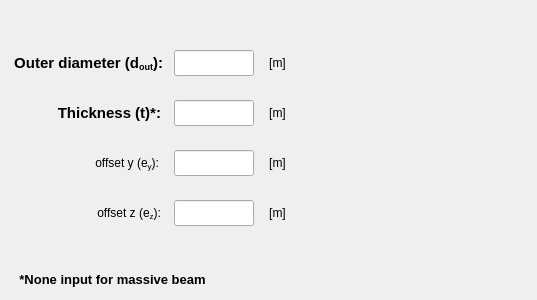
      <widget class="QWidget" name="tab_circular_section">
       <attribute name="title">
        <string>Circular</string>
       </attribute>
       <widget class="QLabel" name="label_7">
        <property name="geometry">
         <rect>
          <x>300</x>
          <y>30</y>
          <width>228</width>
          <height>260</height>
         </rect>
        </property>
        <property name="text">
         <string/>
        </property>
        <property name="pixmap">
         <pixmap>../../../figures/Circular.PNG</pixmap>
        </property>
        <property name="scaledContents">
         <bool>true</bool>
        </property>
       </widget>
       <widget class="QLabel" name="label_8">
        <property name="geometry">
         <rect>
          <x>10</x>
          <y>268</y>
          <width>205</width>
          <height>23</height>
         </rect>
        </property>
        <property name="font">
         <font>
          <pointsize>10</pointsize>
          <weight>75</weight>
          <bold>true</bold>
         </font>
        </property>
        <property name="text">
         <string>&lt;html&gt;&lt;head/&gt;&lt;body&gt;&lt;p align=&quot;center&quot;&gt;*None input for massive beam&lt;/p&gt;&lt;/body&gt;&lt;/html&gt;</string>
        </property>
       </widget>
       <widget class="QLabel" name="label_43">
        <property name="geometry">
         <rect>
          <x>8</x>
          <y>50</y>
          <width>155</width>
          <height>26</height>
         </rect>
        </property>
        <property name="minimumSize">
         <size>
          <width>155</width>
          <height>26</height>
         </size>
        </property>
        <property name="maximumSize">
         <size>
          <width>155</width>
          <height>26</height>
         </size>
        </property>
        <property name="font">
         <font>
          <family>Arial</family>
          <pointsize>11</pointsize>
          <weight>75</weight>
          <italic>false</italic>
          <bold>true</bold>
         </font>
        </property>
        <property name="text">
         <string>&lt;html&gt;&lt;head/&gt;&lt;body&gt;&lt;p&gt;Outer diameter (d&lt;span style=&quot; vertical-align:sub;&quot;&gt;out&lt;/span&gt;):&lt;/p&gt;&lt;/body&gt;&lt;/html&gt;</string>
        </property>
        <property name="alignment">
         <set>Qt::AlignRight|Qt::AlignTrailing|Qt::AlignVCenter</set>
        </property>
       </widget>
       <widget class="QLabel" name="label_65">
        <property name="geometry">
         <rect>
          <x>42</x>
          <y>100</y>
          <width>119</width>
          <height>26</height>
         </rect>
        </property>
        <property name="minimumSize">
         <size>
          <width>0</width>
          <height>26</height>
         </size>
        </property>
        <property name="maximumSize">
         <size>
          <width>16777215</width>
          <height>26</height>
         </size>
        </property>
        <property name="font">
         <font>
          <family>Arial</family>
          <pointsize>11</pointsize>
          <weight>75</weight>
          <italic>false</italic>
          <bold>true</bold>
         </font>
        </property>
        <property name="text">
         <string>Thickness (t)*:</string>
        </property>
        <property name="alignment">
         <set>Qt::AlignRight|Qt::AlignTrailing|Qt::AlignVCenter</set>
        </property>
       </widget>
       <widget class="QLineEdit" name="lineEdit_thickness_circular_section">
        <property name="geometry">
         <rect>
          <x>174</x>
          <y>100</y>
          <width>80</width>
          <height>26</height>
         </rect>
        </property>
        <property name="minimumSize">
         <size>
          <width>80</width>
          <height>26</height>
         </size>
        </property>
        <property name="maximumSize">
         <size>
          <width>80</width>
          <height>26</height>
         </size>
        </property>
        <property name="font">
         <font>
          <family>Arial</family>
          <pointsize>11</pointsize>
          <weight>75</weight>
          <italic>true</italic>
          <bold>true</bold>
         </font>
        </property>
        <property name="focusPolicy">
         <enum>Qt::StrongFocus</enum>
        </property>
        <property name="styleSheet">
         <string notr="true">color: rgb(255, 0, 0);</string>
        </property>
        <property name="alignment">
         <set>Qt::AlignCenter</set>
        </property>
       </widget>
       <widget class="QLineEdit" name="lineEdit_outer_diameter_circular_section">
        <property name="geometry">
         <rect>
          <x>174</x>
          <y>50</y>
          <width>80</width>
          <height>26</height>
         </rect>
        </property>
        <property name="minimumSize">
         <size>
          <width>80</width>
          <height>26</height>
         </size>
        </property>
        <property name="maximumSize">
         <size>
          <width>80</width>
          <height>26</height>
         </size>
        </property>
        <property name="font">
         <font>
          <family>Arial</family>
          <pointsize>11</pointsize>
          <weight>75</weight>
          <italic>true</italic>
          <bold>true</bold>
         </font>
        </property>
        <property name="styleSheet">
         <string notr="true">color: rgb(255, 0, 0);</string>
        </property>
        <property name="text">
         <string/>
        </property>
        <property name="alignment">
         <set>Qt::AlignCenter</set>
        </property>
       </widget>
       <widget class="QLabel" name="label_115">
        <property name="geometry">
         <rect>
          <x>260</x>
          <y>50</y>
          <width>35</width>
          <height>26</height>
         </rect>
        </property>
        <property name="minimumSize">
         <size>
          <width>35</width>
          <height>26</height>
         </size>
        </property>
        <property name="maximumSize">
         <size>
          <width>35</width>
          <height>26</height>
         </size>
        </property>
        <property name="text">
         <string>[m]</string>
        </property>
        <property name="alignment">
         <set>Qt::AlignCenter</set>
        </property>
       </widget>
       <widget class="QLabel" name="label_116">
        <property name="geometry">
         <rect>
          <x>260</x>
          <y>100</y>
          <width>35</width>
          <height>26</height>
         </rect>
        </property>
        <property name="minimumSize">
         <size>
          <width>35</width>
          <height>26</height>
         </size>
        </property>
        <property name="maximumSize">
         <size>
          <width>35</width>
          <height>26</height>
         </size>
        </property>
        <property name="text">
         <string>[m]</string>
        </property>
        <property name="alignment">
         <set>Qt::AlignCenter</set>
        </property>
       </widget>
       <widget class="QLabel" name="label_117">
        <property name="geometry">
         <rect>
          <x>56</x>
          <y>200</y>
          <width>105</width>
          <height>26</height>
         </rect>
        </property>
        <property name="minimumSize">
         <size>
          <width>105</width>
          <height>26</height>
         </size>
        </property>
        <property name="maximumSize">
         <size>
          <width>105</width>
          <height>26</height>
         </size>
        </property>
        <property name="text">
         <string>&lt;html&gt;&lt;head/&gt;&lt;body&gt;&lt;p&gt;offset z (e&lt;span style=&quot; vertical-align:sub;&quot;&gt;z&lt;/span&gt;):&lt;/p&gt;&lt;/body&gt;&lt;/html&gt;</string>
        </property>
        <property name="alignment">
         <set>Qt::AlignRight|Qt::AlignTrailing|Qt::AlignVCenter</set>
        </property>
       </widget>
       <widget class="QLineEdit" name="lineEdit_offsetz_circular_section">
        <property name="geometry">
         <rect>
          <x>174</x>
          <y>200</y>
          <width>80</width>
          <height>26</height>
         </rect>
        </property>
        <property name="minimumSize">
         <size>
          <width>80</width>
          <height>26</height>
         </size>
        </property>
        <property name="maximumSize">
         <size>
          <width>80</width>
          <height>26</height>
         </size>
        </property>
        <property name="font">
         <font>
          <family>Arial</family>
          <pointsize>11</pointsize>
          <weight>75</weight>
          <italic>true</italic>
          <bold>true</bold>
         </font>
        </property>
        <property name="focusPolicy">
         <enum>Qt::StrongFocus</enum>
        </property>
        <property name="styleSheet">
         <string notr="true">color: rgb(255, 0, 0);</string>
        </property>
        <property name="alignment">
         <set>Qt::AlignCenter</set>
        </property>
       </widget>
       <widget class="QLabel" name="label_118">
        <property name="geometry">
         <rect>
          <x>260</x>
          <y>200</y>
          <width>35</width>
          <height>26</height>
         </rect>
        </property>
        <property name="minimumSize">
         <size>
          <width>35</width>
          <height>26</height>
         </size>
        </property>
        <property name="maximumSize">
         <size>
          <width>35</width>
          <height>26</height>
         </size>
        </property>
        <property name="text">
         <string>[m]</string>
        </property>
        <property name="alignment">
         <set>Qt::AlignCenter</set>
        </property>
       </widget>
       <widget class="QLineEdit" name="lineEdit_offsety_circular_section">
        <property name="geometry">
         <rect>
          <x>174</x>
          <y>150</y>
          <width>80</width>
          <height>26</height>
         </rect>
        </property>
        <property name="minimumSize">
         <size>
          <width>80</width>
          <height>26</height>
         </size>
        </property>
        <property name="maximumSize">
         <size>
          <width>80</width>
          <height>26</height>
         </size>
        </property>
        <property name="font">
         <font>
          <family>Arial</family>
          <pointsize>11</pointsize>
          <weight>75</weight>
          <italic>true</italic>
          <bold>true</bold>
         </font>
        </property>
        <property name="focusPolicy">
         <enum>Qt::StrongFocus</enum>
        </property>
        <property name="styleSheet">
         <string notr="true">color: rgb(255, 0, 0);</string>
        </property>
        <property name="alignment">
         <set>Qt::AlignCenter</set>
        </property>
       </widget>
       <widget class="QLabel" name="label_119">
        <property name="geometry">
         <rect>
          <x>54</x>
          <y>150</y>
          <width>105</width>
          <height>26</height>
         </rect>
        </property>
        <property name="minimumSize">
         <size>
          <width>105</width>
          <height>26</height>
         </size>
        </property>
        <property name="maximumSize">
         <size>
          <width>105</width>
          <height>26</height>
         </size>
        </property>
        <property name="text">
         <string>&lt;html&gt;&lt;head/&gt;&lt;body&gt;&lt;p&gt;offset y (e&lt;span style=&quot; vertical-align:sub;&quot;&gt;y&lt;/span&gt;):&lt;/p&gt;&lt;/body&gt;&lt;/html&gt;</string>
        </property>
        <property name="alignment">
         <set>Qt::AlignRight|Qt::AlignTrailing|Qt::AlignVCenter</set>
        </property>
       </widget>
       <widget class="QLabel" name="label_120">
        <property name="geometry">
         <rect>
          <x>260</x>
          <y>150</y>
          <width>35</width>
          <height>26</height>
         </rect>
        </property>
        <property name="minimumSize">
         <size>
          <width>35</width>
          <height>26</height>
         </size>
        </property>
        <property name="maximumSize">
         <size>
          <width>35</width>
          <height>26</height>
         </size>
        </property>
        <property name="text">
         <string>[m]</string>
        </property>
        <property name="alignment">
         <set>Qt::AlignCenter</set>
        </property>
       </widget>
      </widget>
